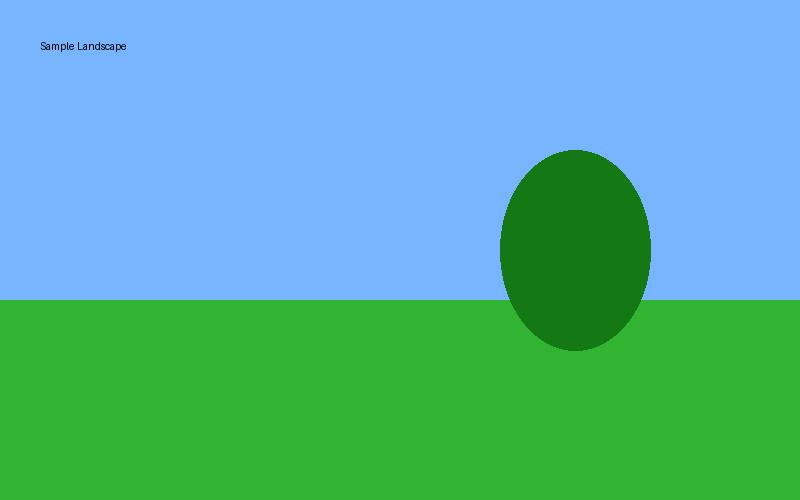
#> input picture sample.jpg, 800 x 500 px
$ python '4. Histogram Equalization.py'
#> lines starting #> are read from the running program, lines starting #| are printed output that depends on the picture
import cv2

image = cv2.imread("sample.jpg",0)
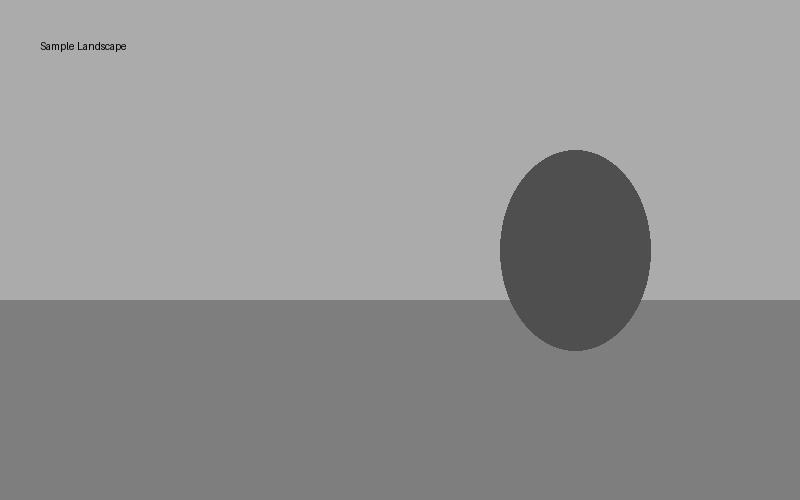
#> image: shape (500, 800); min 0, max 203, mean 148

equalized = cv2.equalizeHist(image)
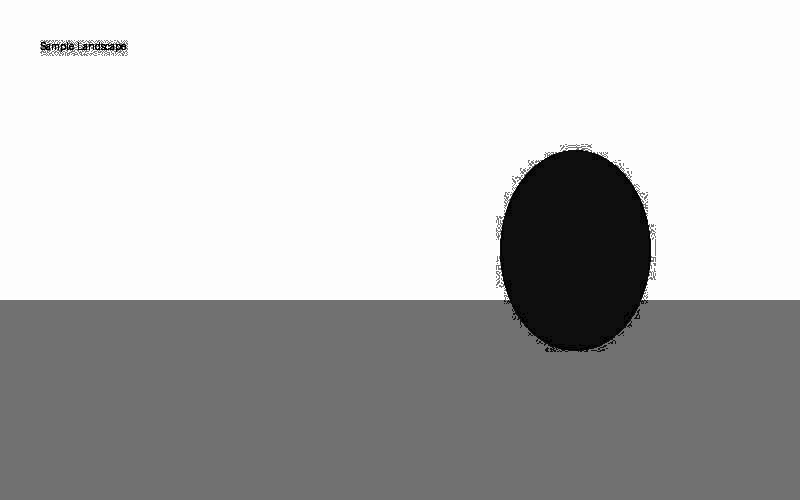
#> equalized: shape (500, 800); min 0, max 255, mean 183.7

cv2.imshow("Original", image)
cv2.imshow("Equalized", equalized)

cv2.waitKey(0)
cv2.destroyAllWindows()
